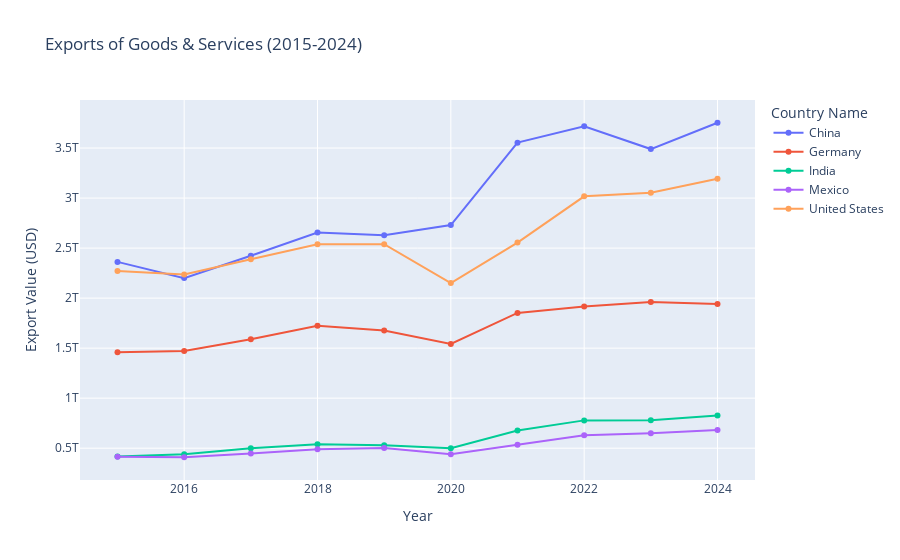

The notebook cell this image was saved under:
### Code cell
import plotly.express as px

df_plot = df_focus.melt(
    id_vars=['Country Name', 'Country Code'], 
    value_vars=year_columns,
    var_name='Year', 
    value_name='Exports'
)

df_plot['Year'] = df_plot['Year'].astype(int)

df_plot = df_plot.dropna(subset=['Exports'])

fig = px.line(df_plot, 
              x='Year', 
              y='Exports', 
              color='Country Name',
              title='Exports of Goods & Services (2015-2024)',
              labels={'Exports': 'Export Value (USD)'},
              markers=True)
fig.show()

### Figure 1 — Plotly figure (JSON) as saved in the notebook; plotly's stock layout.template omitted (floating-point values rounded to 4 significant figures)
{"data": [{"hovertemplate": "Country Name=China<br>Year=%{x}<br>Export Value (USD)=%{y}<extra></extra>", "legendgroup": "China", "line": {"color": "#636efa", "dash": "solid"}, "marker": {"symbol": "circle"}, "mode": "lines+markers", "name": "China", "orientation": "v", "showlegend": true, "type": "scatter", "x": [2015, 2016, 2017, 2018, 2019, 2020, 2021, 2022, 2023, 2024], "xaxis": "x", "y": [2362000000000.0, 2200000000000.0, 2424000000000.0, 2656000000000.0, 2629000000000.0, 2730000000000.0, 3554000000000.0, 3718000000000.0, 3490000000000.0, 3753000000000.0], "yaxis": "y"}, {"hovertemplate": "Country Name=Germany<br>Year=%{x}<br>Export Value (USD)=%{y}<extra></extra>", "legendgroup": "Germany", "line": {"color": "#EF553B", "dash": "solid"}, "marker": {"symbol": "circle"}, "mode": "lines+markers", "name": "Germany", "orientation": "v", "showlegend": true, "type": "scatter", "x": [2015, 2016, 2017, 2018, 2019, 2020, 2021, 2022, 2023, 2024], "xaxis": "x", "y": [1459000000000.0, 1473000000000.0, 1589000000000.0, 1723000000000.0, 1677000000000.0, 1542000000000.0, 1852000000000.0, 1917000000000.0, 1960000000000.0, 1941000000000.0], "yaxis": "y"}, {"hovertemplate": "Country Name=India<br>Year=%{x}<br>Export Value (USD)=%{y}<extra></extra>", "legendgroup": "India", "line": {"color": "#00cc96", "dash": "solid"}, "marker": {"symbol": "circle"}, "mode": "lines+markers", "name": "India", "orientation": "v", "showlegend": true, "type": "scatter", "x": [2015, 2016, 2017, 2018, 2019, 2020, 2021, 2022, 2023, 2024], "xaxis": "x", "y": [416800000000.0, 439600000000.0, 498300000000.0, 538600000000.0, 529200000000.0, 499700000000.0, 677800000000.0, 778000000000.0, 780400000000.0, 827400000000.0], "yaxis": "y"}, {"hovertemplate": "Country Name=Mexico<br>Year=%{x}<br>Export Value (USD)=%{y}<extra></extra>", "legendgroup": "Mexico", "line": {"color": "#ab63fa", "dash": "solid"}, "marker": {"symbol": "circle"}, "mode": "lines+markers", "name": "Mexico", "orientation": "v", "showlegend": true, "type": "scatter", "x": [2015, 2016, 2017, 2018, 2019, 2020, 2021, 2022, 2023, 2024], "xaxis": "x", "y": [414500000000.0, 409500000000.0, 446700000000.0, 490500000000.0, 502500000000.0, 439900000000.0, 534100000000.0, 629800000000.0, 648600000000.0, 681300000000.0], "yaxis": "y"}, {"hovertemplate": "Country Name=United States<br>Year=%{x}<br>Export Value (USD)=%{y}<extra></extra>", "legendgroup": "United States", "line": {"color": "#FFA15A", "dash": "solid"}, "marker": {"symbol": "circle"}, "mode": "lines+markers", "name": "United States", "orientation": "v", "showlegend": true, "type": "scatter", "x": [2015, 2016, 2017, 2018, 2019, 2020, 2021, 2022, 2023, 2024], "xaxis": "x", "y": [2271000000000.0, 2236000000000.0, 2388000000000.0, 2538000000000.0, 2539000000000.0, 2151000000000.0, 2555000000000.0, 3017000000000.0, 3052000000000.0, 3194000000000.0], "yaxis": "y"}], "layout": {"legend": {"title": {"text": "Country Name"}, "tracegroupgap": 0}, "title": {"text": "Exports of Goods & Services (2015-2024)"}, "xaxis": {"anchor": "y", "domain": [0, 1], "title": {"text": "Year"}}, "yaxis": {"anchor": "x", "domain": [0, 1], "title": {"text": "Export Value (USD)"}}}}
